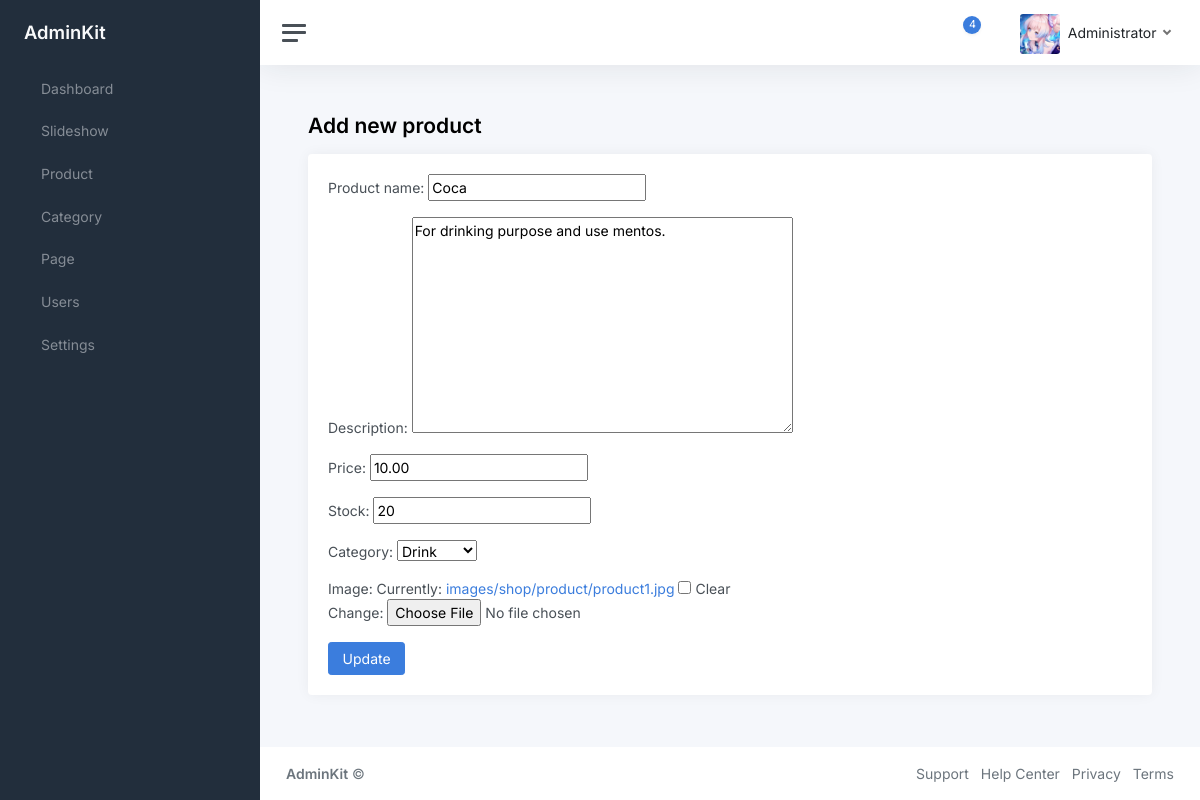
Screenshot of /ecadmin/products/update/1/ with the database file from the repository.
### shop/models.py (models this page shows)
class Product(models.Model):
    product_name = models.CharField(max_length=255)
    description = models.TextField()
    price = models.DecimalField(max_digits=10, decimal_places=2)
    stock = models.IntegerField()
    category = models.ForeignKey('Category', on_delete=models.CASCADE)
    image = models.ImageField(upload_to='images/shop/product/', null=True, blank=True)  # Added image field

### ecadmin/views.py (the view)
# urls.py: path('products/update/<str:pk>/', views.product_update, name='product-update'),
def product_update(request, pk):
    products = Product.objects.get(id=pk)
    form = ProductForm(instance=products)
    if request.method == "POST":
        form = ProductForm(request.POST , request.FILES, instance=products)
        if form.is_valid():
            form.save()
            return redirect('ecadmin:product-list')
    context = {'form': form, 'item': products}
    return render(request, 'ecadmin/product/update.html', context)

### ecadmin/forms.py
class ProductForm(forms.ModelForm):
    class Meta:
        model = Product
        exclude = ("user", )

### shop/models.py (called while the page is built)
    def __str__(self):
        return self.category_name

### templates/ecadmin/product/update.html (shortened to what this page needs)
{% extends "ecadmin/base.html" %}
{% load static %}
{% block content %}
<div class="container-fluid p-0">
		<h1 class="h3 mb-3"><strong>Add new product</strong></h1>
		 <div class="row">
          <div class="col-md-12">
            <div class="card">
              	<div class="card-body">
                     <form method="post" action="{% url 'ecadmin:product-update' item.id %}" enctype="multipart/form-data">
                            {{form.as_p}}
                         <div class="col-3 form-group">
                             <button class="btn btn-primary"
                                    type="submit">Update
                            </button>
                         </div>
                    </form>
              	</div>
            </div>
          </div>
        </div>
	</div>
{% endblock %}

### rows the page displays
Product: product_name "Coca", description "For drinking purpose and use mentos.", price "10.00", stock "20", category "Drink"
